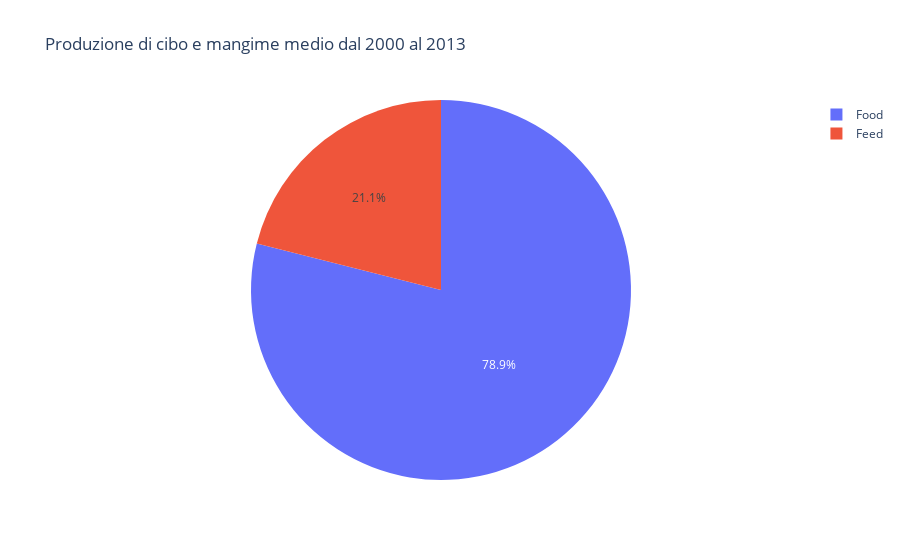

Notebook code cell kept with this figure:
### Markdown cell above
# Ma quanti di questi prodotti sono destinati al consumo umano e quanti destinati al mangimi per animali?

### Code cell
fig = px.pie(fao, values='Mean_production_2000-2013', names='Element', title='Produzione di cibo e mangime medio dal 2000 al 2013')
fig.show()

### Figure 1 — Plotly figure (JSON) as saved in the notebook; plotly's stock layout.template omitted (floating-point values rounded to 4 significant figures; data arrays with more than 128 entries replaced by an {"elided": "..."} marker saying what was removed)
{"data": [{"domain": {"x": [0, 1], "y": [0, 1]}, "hovertemplate": "Element=%{label}<br>Mean_production_2000-2013=%{value}<extra></extra>", "labels": {"elided": "21477 str values"}, "legendgroup": "", "name": "", "showlegend": true, "type": "pie", "values": {"elided": "21477 float values"}}], "layout": {"legend": {"tracegroupgap": 0}, "title": {"text": "Produzione di cibo e mangime medio dal 2000 al 2013"}}}
